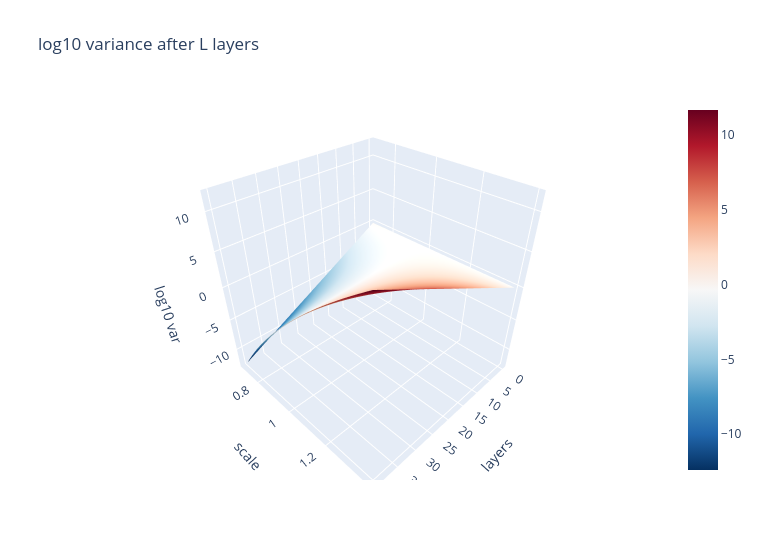

Source (notebook cell):
### Markdown cell above
### 9.2 Interactive Plotly version of 9.1

### Code cell
fig = go.Figure(go.Surface(x=Ls, y=ss, z=V, colorscale="RdBu_r")); fig.update_layout(title="log10 variance after L layers", width=760, height=560, scene=dict(xaxis_title="layers", yaxis_title="scale", zaxis_title="log10 var")); fig.show()

### Figure 1 — Plotly figure (JSON) as saved in the notebook; plotly's stock layout.template omitted (floating-point values rounded to 4 significant figures; data arrays with more than 128 entries replaced by an {"elided": "..."} marker saying what was removed)
{"data": [{"colorscale": [[0.0, "rgb(5,48,97)"], [0.1, "rgb(33,102,172)"], [0.2, "rgb(67,147,195)"], [0.3, "rgb(146,197,222)"], [0.4, "rgb(209,229,240)"], [0.5, "rgb(247,247,247)"], [0.6, "rgb(253,219,199)"], [0.7, "rgb(244,165,130)"], [0.8, "rgb(214,96,77)"], [0.9, "rgb(178,24,43)"], [1.0, "rgb(103,0,31)"]], "type": "surface", "x": [0, 1, 2, 3, 4, 5, 6, 7, 8, 9, 10, 11, 12, 13, 14, 15, 16, 17, 18, 19, 20, 21, 22, 23, 24, 25, 26, 27, 28, 29, 30, 31, 32, 33, 34, 35, 36, 37, 38, 39, 40], "y": [0.7, 0.7119, 0.7237, 0.7356, 0.7475, 0.7593, 0.7712, 0.7831, 0.7949, 0.8068, 0.8186, 0.8305, 0.8424, 0.8542, 0.8661, 0.878, 0.8898, 0.9017, 0.9136, 0.9254, 0.9373, 0.9492, 0.961, 0.9729, 0.9847, 0.9966, 1.008, 1.02, 1.032, 1.044, 1.056, 1.068, 1.08, 1.092, 1.103, 1.115, 1.127, 1.139, 1.151, 1.163, 1.175, 1.186, 1.198, 1.21, 1.222, 1.234, 1.246, 1.258, 1.269, 1.281, 1.293, 1.305, 1.317, 1.329, 1.341, 1.353, 1.364, 1.376, 1.388, 1.4], "z": {"elided": "60x41 float values"}}], "layout": {"height": 560, "scene": {"xaxis": {"title": {"text": "layers"}}, "yaxis": {"title": {"text": "scale"}}, "zaxis": {"title": {"text": "log10 var"}}}, "title": {"text": "log10 variance after L layers"}, "width": 760}}
